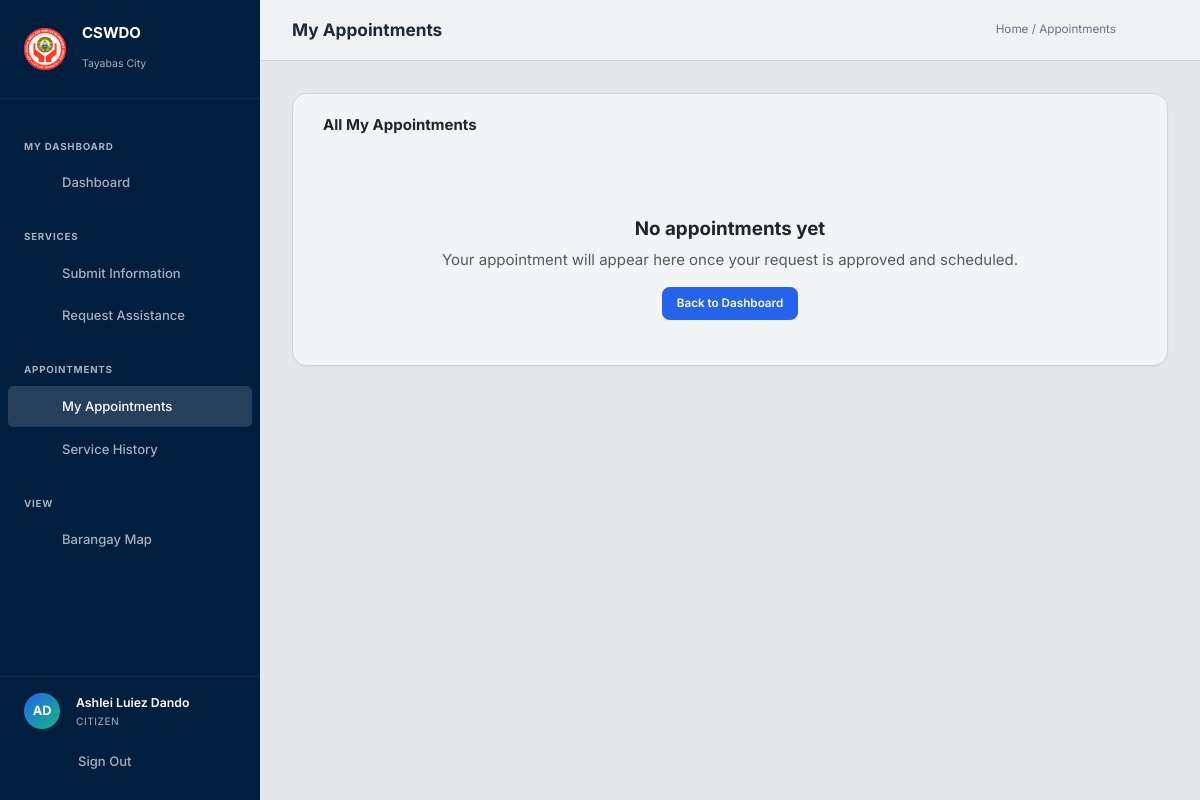
Page /user/appointments/ (signed in) on the earlier database version.
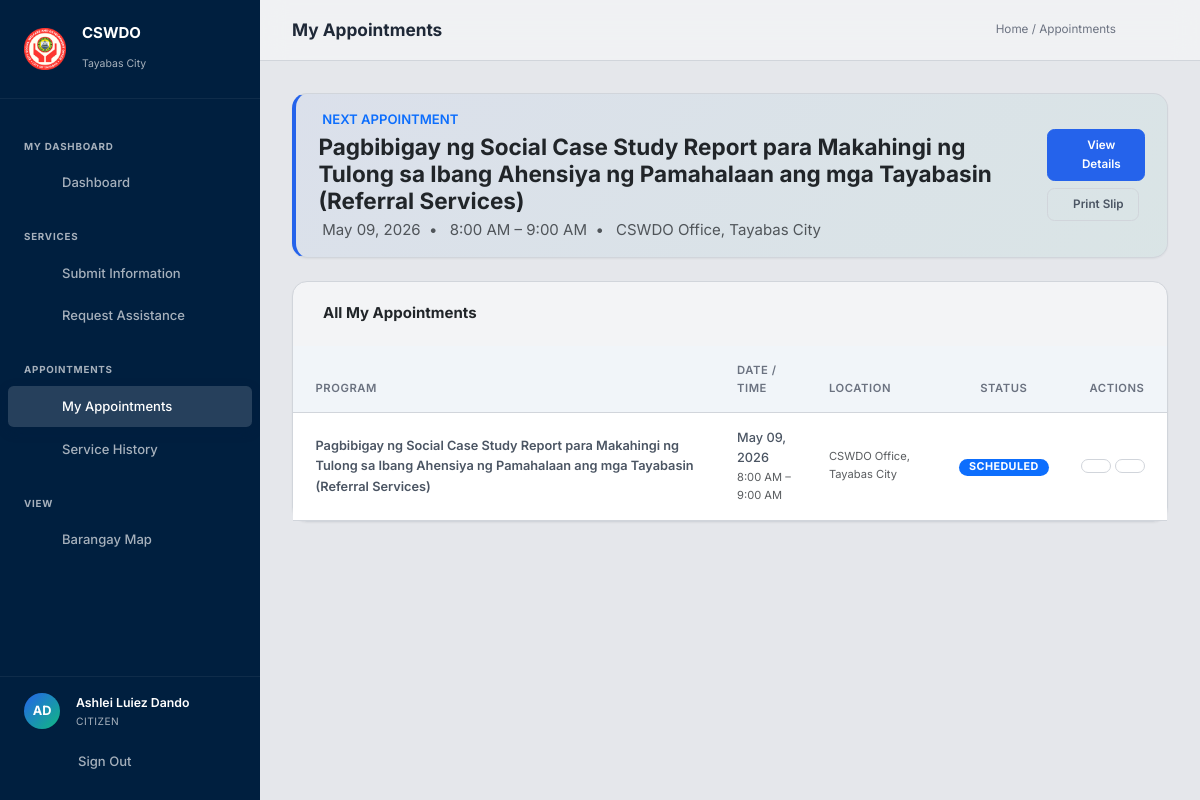
Same page on the later database version.
### core/models.py (models this page shows, shortened)
class ScheduledTransaction(models.Model):
    STATUS_CHOICES = [
        ('pending', 'Pending'),
        ('under_review', 'Under Review'),
        ('approved', 'Approved'),
        ('scheduled', 'Scheduled'),
        ('claimed', 'Claimed'),
        ('completed', 'Completed'),
        ('missed', 'Missed'),
        ('cancelled', 'Cancelled'),
        ('rejected', 'Rejected'),
    ]
    TIME_SLOT_CHOICES = [
        ('08:00', '8:00 AM – 9:00 AM'),
        ('09:00', '9:00 AM – 10:00 AM'),
        ('10:00', '10:00 AM – 11:00 AM'),
        ('11:00', '11:00 AM – 12:00 PM'),
        ('13:00', '1:00 PM – 2:00 PM'),
        ('14:00', '2:00 PM – 3:00 PM'),
        ('15:00', '3:00 PM – 4:00 PM'),
        ('16:00', '4:00 PM – 5:00 PM'),
    ]
    assistance_request = models.OneToOneField(
        AssistanceRequest, on_delete=models.CASCADE,
        related_name='schedule', null=True, blank=True,
    )
    beneficiary = models.ForeignKey(
        Beneficiary, on_delete=models.CASCADE, related_name='schedules',
    )
    program = models.ForeignKey(
        Program, on_delete=models.CASCADE, related_name='schedules',
    )
    barangay = models.ForeignKey(
        Barangay, on_delete=models.SET_NULL, null=True, blank=True,
        related_name='schedules',
    )
    schedule_date = models.DateField(null=True, blank=True)
    time_slot = models.CharField(
        max_length=5, choices=TIME_SLOT_CHOICES, blank=True,
        help_text='Hour block (HH:MM)',
    )
    claim_location = models.CharField(max_length=300, default='CSWDO Office, Tayabas City')
    assigned_staff = models.ForeignKey(
        User, on_delete=models.SET_NULL, null=True, blank=True,
        related_name='assigned_schedules',
    )
    max_per_slot = models.PositiveIntegerField(default=10, help_text='Max beneficiaries per slot')
    status = models.CharField(max_length=20, choices=STATUS_CHOICES, default='pending')
    remarks = models.TextField(blank=True)
    admin_notes = models.TextField(blank=True)
    reschedule_count = models.PositiveIntegerField(default=0)
    reschedule_requested = models.BooleanField(default=False)
    reschedule_reason = models.TextField(blank=True)
    created_by = models.ForeignKey(
        User, on_delete=models.SET_NULL, null=True, blank=True,
        related_name='created_schedules',
    )
    created_at = models.DateTimeField(auto_now_add=True)
    updated_at = models.DateTimeField(auto_now=True)
    class Meta:
        ordering = ['-created_at']
        verbose_name = 'Scheduled Transaction'
        verbose_name_plural = 'Scheduled Transactions'

class Program(models.Model):
    name = models.CharField(max_length=300, unique=True)
    description = models.TextField(blank=True)
    transaction_type = models.CharField(max_length=100, default='G2C - Government to Citizen')
    who_may_avail = models.TextField(blank=True)
    is_active = models.BooleanField(default=True)
    created_at = models.DateTimeField(auto_now_add=True)
    class Meta:
        ordering = ['name']

### core/views.py (the view)
# urls.py: path('user/appointments/', views.user_appointments, name='user_appointments'),
@login_required
def user_appointments(request):
    beneficiary = Beneficiary.objects.filter(user=request.user).first()
    if not beneficiary:
        messages.info(request, 'Please submit your beneficiary profile first.')
        return redirect('submit_beneficiary')
    schedules = ScheduledTransaction.objects.filter(
        beneficiary=beneficiary
    ).select_related('program', 'barangay', 'assigned_staff').order_by('-created_at')
    today = timezone.localdate()
    upcoming = schedules.filter(
        schedule_date__gte=today,
        status__in=['scheduled', 'approved', 'pending'],
    ).order_by('schedule_date').first()
    return render(request, 'user/appointments.html', {
        'schedules': schedules,
        'upcoming': upcoming,
        'beneficiary': beneficiary,
        'today': today,
    })

### core/models.py (called while the page is built)
    @property
    def is_admin(self):
        return self.role == 'admin'

    @property
    def is_staff_role(self):
        return self.role == 'staff'

### core/templates/user/appointments.html (shortened to what the changed rows need)
{% extends 'base.html' %}
{% load static %}
{% block content %}
<div class="dashboard-container">
    {% if upcoming %}
    <div class="card mb-4" style="border-left:4px solid var(--primary);background:linear-gradient(135deg,rgba(37,99,235,0.05),rgba(16,185,129,0.05))">
        <div class="card-body px-4 py-3">
            <div class="d-flex flex-column flex-md-row justify-content-between align-items-md-center gap-3">
                <div>
                    <div class="small text-primary fw-semibold mb-1"> NEXT APPOINTMENT</div>
                    <h4 class="fw-bold mb-1">{{ upcoming.program.name }}</h4>
                    <p class="mb-0 text-muted">
                         {{ upcoming.schedule_date|date:"F d, Y" }}
                        &nbsp;•&nbsp;  {{ upcoming.get_time_slot_display }}
                        &nbsp;•&nbsp;  {{ upcoming.claim_location }}
                    </p>
                </div>
                <div class="d-flex gap-2 flex-wrap">
                    <a href="{% url 'user_appointment_detail' upcoming.pk %}" class="btn btn-primary btn-sm" id="view-upcoming-btn">
                         View Details
                    </a>
                    <a href="{% url 'print_appointment_slip' upcoming.pk %}" class="btn btn-outline btn-sm" target="_blank" id="print-upcoming-btn">
                         Print Slip
                    </a>
                </div>
            </div>
        </div>
    </div>
    {% endif %}
    <div class="card">
        <div class="card-body p-0">
            {% if schedules %}
            <div class="table-responsive">
                <table class="table mb-0" id="user-appointments-table">
                    <thead>
                        <tr>
                            <th class="ps-4">Program</th>
                            <th>Date / Time</th>
                            <th>Location</th>
                            <th class="text-center">Status</th>
                            <th class="text-end pe-4">Actions</th>
                        </tr>
                    </thead>
                    <tbody>
                        {% for s in schedules %}
                        <tr>
                            <td class="ps-4">
                                <div class="fw-semibold">{{ s.program.name }}</div>
                            </td>
                            <td>
                                {% if s.schedule_date %}
                                <div class="fw-medium">{{ s.schedule_date|date:"M d, Y" }}</div>
                                <div class="small text-muted">{{ s.get_time_slot_display|default:"—" }}</div>
                                {% else %}<span class="text-muted small">Not yet scheduled</span>{% endif %}
                            </td>
                            <td class="small text-muted">{{ s.claim_location|truncatewords:5 }}</td>
                            <td class="text-center">
                                {% if s.status == 'completed' %}<span class="badge bg-success text-white">Completed</span>
                                {% elif s.status == 'scheduled' %}<span class="badge bg-primary text-white">Scheduled</span>
                                {% elif s.status == 'missed' %}<span class="badge bg-danger text-white">Missed</span>
                                {% elif s.status == 'cancelled' %}<span class="badge bg-secondary text-white">Cancelled</span>
                                {% elif s.status == 'claimed' %}<span class="badge bg-info text-white">Claimed</span>
                                {% else %}<span class="badge bg-warning text-dark">{{ s.get_status_display }}</span>{% endif %}
                            </td>
                            <td class="text-end pe-4">
                                <div class="d-flex gap-1 justify-content-end">
                                    <a href="{% url 'user_appointment_detail' s.pk %}" class="btn btn-sm btn-outline" id="view-appt-{{ s.pk }}" title="View">
                                    </a>
                                    {% if s.schedule_date %}
                                    <a href="{% url 'print_appointment_slip' s.pk %}" class="btn btn-sm btn-outline" target="_blank" id="print-appt-{{ s.pk }}" title="Print Slip">
                                    </a>
                                    {% endif %}
                                </div>
                            </td>
                        </tr>
                        {% endfor %}
                    </tbody>
                </table>
            </div>
            {% else %}
            <div class="text-center py-5">
                <h5 class="fw-bold mb-2">No appointments yet</h5>
                <p class="text-muted">Your appointment will appear here once your request is approved and scheduled.</p>
                <a href="{% url 'user_dashboard' %}" class="btn btn-primary btn-sm" id="back-dashboard-btn">Back to Dashboard</a>
            </div>
            {% endif %}
        </div>
    </div>
</div>
{% endblock %}

Differences in the rows shown:
added ScheduledTransaction: program.name "Pagbibigay ng Social Case Study Report para Makahingi ng Tulong sa Ibang Ahensiya ng Pamahalaan ang mga Tayabasin (Referral Services)", schedule_date "May 09, 2026", time_slot "8:00 AM – 9:00 AM", claim_location "CSWDO Office, Tayabas City", status "SCHEDULED"
Other differences:
text no longer shown: "No appointments yet Your appointment will appear here once your request is approved and scheduled. Back to Dashboard"
text now shown: "NEXT APPOINTMENT • • View Details Print Slip PROGRAM DATE / TIME LOCATION STATUS ACTIONS"
